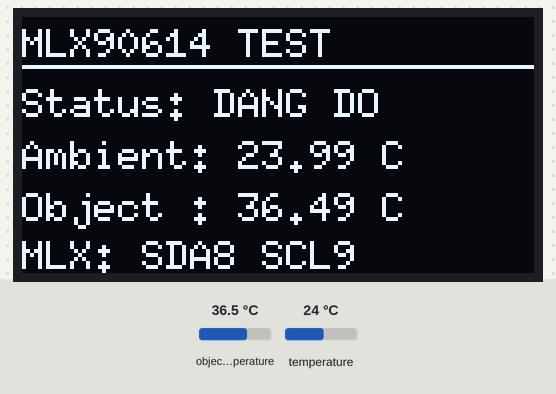
This sketch was run on a simulated ESP32. Shown: 128×64 one-colour display. The test bench sets the inputs (shaded band); at power-on: object temperature 36.5 °C, temperature 24 °C. What the sketch prints to the serial monitor is not drawn.

Above: at 3.2 s.
3.3 s: object temperature set to 20 °C
At 4.6 s:
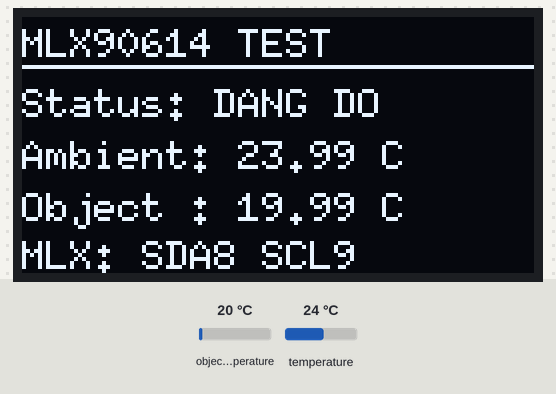
5.1 s: temperature set to 12 °C
At 5.8 s:
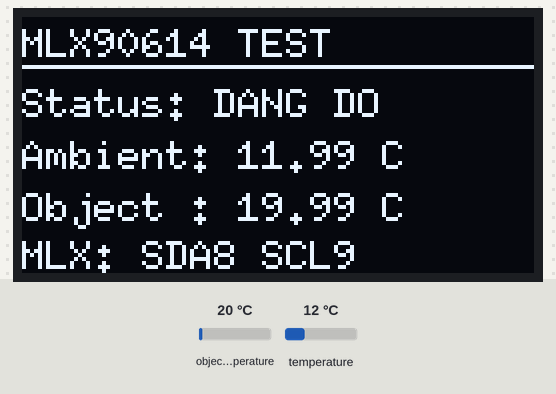
6.6 s: object temperature set to 26 °C
At 6.9 s:
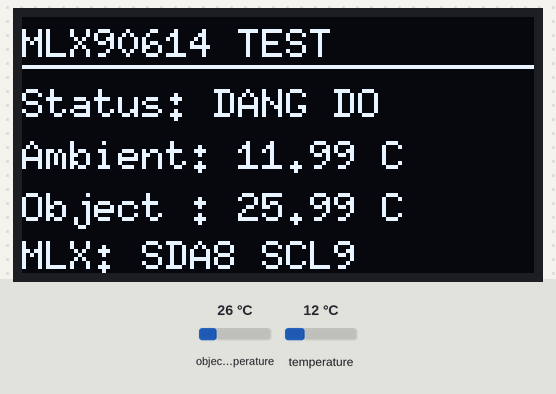
8.1 s: temperature set to 19 °C
At 9.3 s:
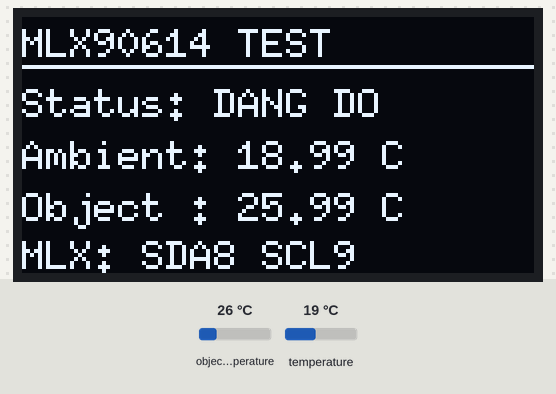
Timing chart, 0 to 10.6 s (numbered marks = the images above; inputs shaded):
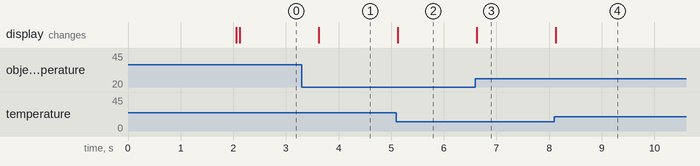

The sketch:

sketch_may19a.ino
```cpp
#include <Wire.h>
#include <U8g2lib.h>
#include <Adafruit_MLX90614.h>

// =======================
// OLED I2C BUS 0
// =======================
#define OLED_SDA_PIN 6
#define OLED_SCL_PIN 7

// =======================
// MLX90614 I2C BUS 1
// =======================
#define MLX_SDA_PIN 8
#define MLX_SCL_PIN 9

// =======================
// OLED SH1106 1.3 inch
// =======================
U8G2_SH1106_128X64_NONAME_F_HW_I2C u8g2( U8G2_R0,U8X8_PIN_NONE);

// OLED SSD1306 0.96 inch thì dùng dòng dưới thay cho dòng SH1106 bên trên:
// U8G2_SSD1306_128X64_NONAME_F_HW_I2C u8g2(U8G2_R0, U8X8_PIN_NONE);


// =======================
// MLX90614
// =======================
Adafruit_MLX90614 mlx = Adafruit_MLX90614();

bool mlxOK = false;
float ambientTemp = 0.0;        //Nhiệt độ môi trường
float objectTemp = 0.0;         //Nhiệt độ bề mặt cần đo

unsigned long lastReadMs = 0;   // Thời gian đọc cảm biến
unsigned long lastOledMs = 0;   // Thời gian cập nhật màn hình

// =======================
// OLED DISPLAY
// =======================
void drawOLED(const char *statusText) {
  u8g2.clearBuffer();
  u8g2.setFont(u8g2_font_6x10_tr);

  u8g2.drawStr(0, 10, "MLX90614 TEST");      // Tiêu đề3
  u8g2.drawLine(0, 12, 127, 12);             // Vẽ đường thẳng ngang phân cách

  char line[32];

// In trạng thái hệ thống
  snprintf(line, sizeof(line), "Status: %s", statusText);
  u8g2.drawStr(0, 25, line);

// In nhiệt độ môi trường
  snprintf(line, sizeof(line), "Ambient: %.2f C", ambientTemp);
  u8g2.drawStr(0, 38, line);

// In nhiệt độ bề mặt đo
  snprintf(line, sizeof(line), "Object : %.2f C", objectTemp);
  u8g2.drawStr(0, 51, line);

  u8g2.drawStr(0, 63, "MLX: SDA8 SCL9");

// Đẩy dữ liệu từ RAM lên màn hình
  u8g2.sendBuffer();
}

// =======================
// SCAN I2C BUS MLX
// =======================
void scanMLXBus() {
  Serial.println("Dang scan I2C bus MLX90614...");

  int count = 0;

  for (byte address = 1; address < 127; address++) {
    Wire1.beginTransmission(address);
    byte error = Wire1.endTransmission();

    if (error == 0) {
      Serial.print("Tim thay I2C device tai dia chi 0x");
      if (address < 16) Serial.print("0");
      Serial.println(address, HEX);   // In địa chỉ dạng Hex MLX90614 :0x5A)
      count++;
    }
  }

  if (count == 0) {
    Serial.println("Khong tim thay thiet bi I2C nao tren Wire1");
  }

  Serial.println();
}

// =======================
// SETUP
// =======================
void setup() {
  Serial.begin(115200);
  delay(2000);

  Serial.println();
  Serial.println("====================================");
  Serial.println("      MLX90614 + OLED TEST");
  Serial.println("====================================");

  // OLED dung Wire mac dinh
  Wire.begin(OLED_SDA_PIN, OLED_SCL_PIN);    // Gán chân 6,7 cho Wire
  Wire.setClock(400000);                     // Chạy tốc độ cao 400kHz cho Oled mượt

  u8g2.begin();
  u8g2.setContrast(220);                    // Tăng độ sáng cho màn hình Oled
  drawOLED("BOOTING");                      // Hiển thị chữ này trong khih đợi nạp phần cảm biến

  // MLX90614 dung Wire1 rieng
  Wire1.begin(MLX_SDA_PIN, MLX_SCL_PIN);    // Gán chân 8,9 cho Wire1 riêng biệt
  Wire1.setClock(100000);                   // Chạy tốc độ tiêu chuẩn 100kHz cho cảm biến ổn định
  Wire1.setTimeOut(50);                    // Tăng Timeout tránh treo chip do Clock Stretching của MLX

  scanMLXBus();     // Quét thiết bị

  Serial.println("Đang khởi tạo MLX90614...");

// Gọi hàm begin của thư viện, ép nó sử dụng địa chỉ 0*5A trên kênh Wire1
  if (!mlx.begin(0x5A, &Wire1)) {
    mlxOK = false;
    Serial.println("LOI: Khong tim thay MLX90614");
    Serial.println("Kiem tra day noi:");
    Serial.println("MLX90614 VCC -> 3.3V");
    Serial.println("MLX90614 GND -> GND");
    Serial.println("MLX90614 SDA -> GPIO8");
    Serial.println("MLX90614 SCL -> GPIO9");
    Serial.println("Dia chi MLX90614 thuong la 0x5A");

    drawOLED("MLX FAIL");

    while (1) {
      delay(1000);
    }
  }

  mlxOK = true;

  Serial.println("MLX90614 INIT OK");
  Serial.println("Bat dau doc nhiet do...");
  Serial.println();

  drawOLED("MLX OK");
}

// =======================
// LOOP
// =======================
void loop() {
  if (!mlxOK) return;                 // Nếu cảm biến lỗi từ lúc setup, bỏ qua không làm gì cả

  // Đọc dữ liệu cảm biến  (500ms)
  if (millis() - lastReadMs >= 500) {
    lastReadMs = millis();

    ambientTemp = mlx.readAmbientTempC();
    objectTemp = mlx.readObjectTempC();

    Serial.print("Ambient = ");
    Serial.print(ambientTemp, 2);
    Serial.print(" C");

    Serial.print(" | Object = ");
    Serial.print(objectTemp, 2);
    Serial.println(" C");
  }

  // Cập màn hình Oled (500ms)
  if (millis() - lastOledMs >= 500) {
    lastOledMs = millis();

    // Check xem dữ liệu đọc về bị lỗi không toán học không
    if (isnan(ambientTemp) || isnan(objectTemp)) {
      drawOLED("READ ERROR");       // Báo lỗi nếu dây lỏng/nhiễu
    } else {
      drawOLED("DANG DO");          // Hiển thị trạng thái chạy bình thường
    }
  }
}
```

Measured:
- after the input at 3.3 s, the display: changes after 0.33 s (image 1)
- after the input at 5.1 s, the display: changes at once (image 2)
- after the input at 6.6 s, the display: changes at once (image 3)
- after the input at 8.1 s, the display: changes at once (image 4)
